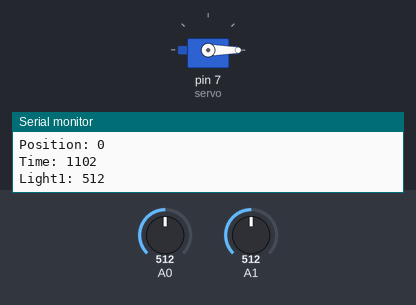
Recording of a sketch running on a simulated Arduino Uno, built with avr-gcc and run on an emulated ATmega328P. On the bench: servo, the last lines printed to the serial monitor. The inputs (shaded band) are chosen by the test bench; at power-on: A0 = 512, A1 = 512.

Above: at 1.2 s.
1.3 s: A0 set to 537
4.3 s: A0 set to 555
At 4.52 s:
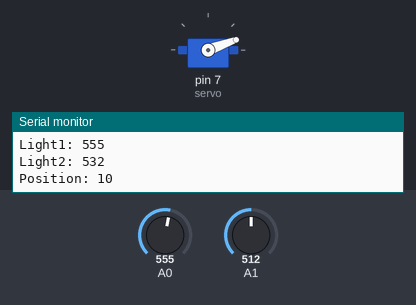
At 6.7 s:
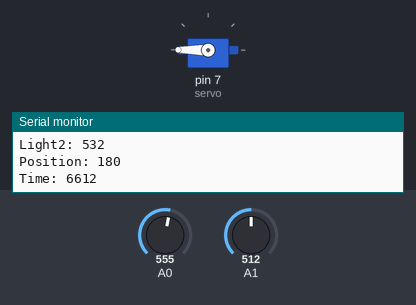
7.3 s: A1 set to 83
10.3 s: A1 set to 71
13.3 s: A1 set to 541
16.3 s: A1 set to 566
At 16.48 s:
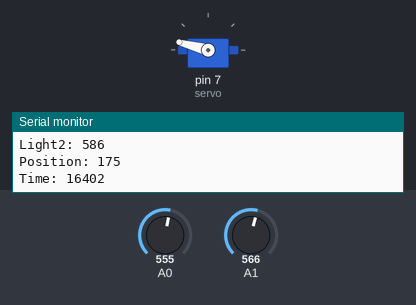
At 16.85 s:
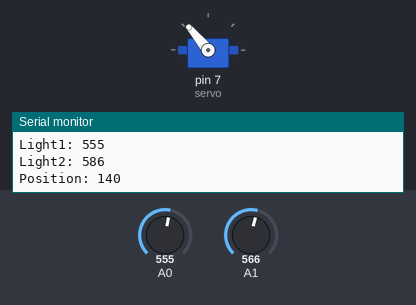
Timing chart, 0 to 19.7 s (numbered marks = the images above; inputs shaded):
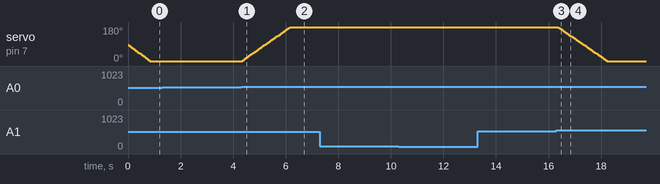

The sketch:

Arduino_Code.ino
```cpp
#include <Servo.h>
#include <math.h>
#define CALLIBRATION 20

int pos = 90;
int time = 0;
int difference = 0;

int light1;
int light2;

Servo servo;

void printData (int light1, int light2, int pos, int time);

void setup() {
  Serial.begin (9600);
  servo.attach (7);
}

void loop() {
  light1 = analogRead (A0);
  light2 = analogRead (A1) + CALLIBRATION;
  time = millis ();

  difference = light1 - light2;

  printData (light1, light2, pos, time);

  if (abs (difference) >= 15 ) {
    if (light1 > light2) {
      pos += 5;
      servo.write (pos);
    }

    if (light1 < light2) {
      pos -= 5;
      servo.write (pos);
    }

    if (pos > 180) {
      pos = 180;
    }

    if (pos < 0) {
      pos = 0;
    }

  }

  delay (30);

}

void printData (int light1, int light2, int pos, int time)
{
  Serial.print ( (String) "Light1: " + light1 + "\n");
  Serial.print ( (String) "Light2: " + light2 + "\n");
  Serial.print ( (String) "Position: " + pos + "\n");
  Serial.print ( (String) "Time: " + time + "\n\n");
}
```

Measured:
- the behaviour switches between 546 and 547 on A0 (found by bisection; images 0 and 1)
- the behaviour switches between 549 and 550 on A1 (found by bisection; images 2 and 3)
- after the input at 4.3 s, servo on pin 7 (servo): moves from 0° to 180° over 1.8 s, starting after 0.07 s
- after the input at 16.3 s, servo on pin 7 (servo): moves from 180° to 0° over 1.8 s, starting after 0.07 s
